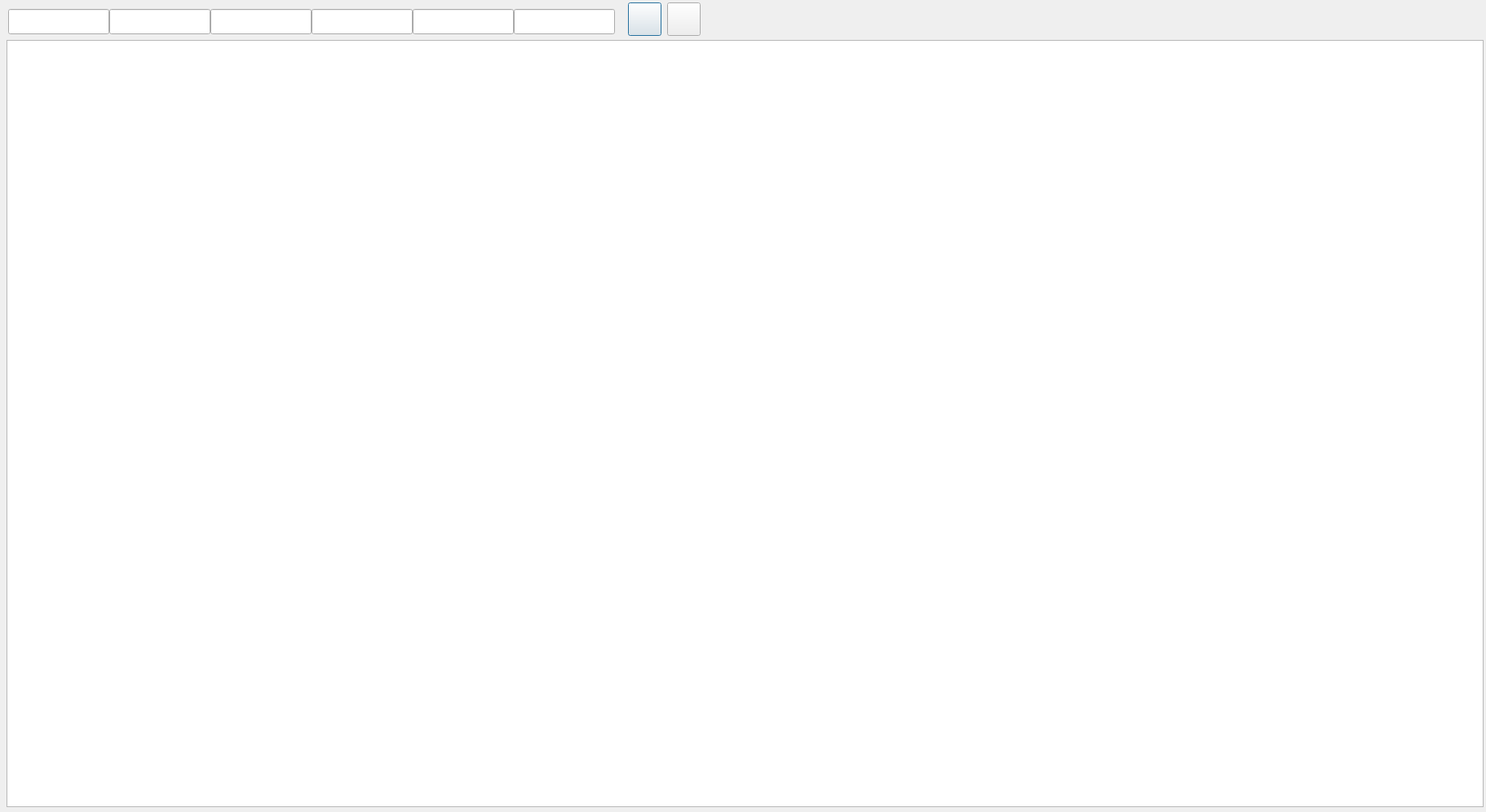
<?xml version="1.0" encoding="UTF-8"?>
<ui version="4.0">
 <class>rwDialog</class>
 <widget class="QDialog" name="rwDialog">
  <property name="geometry">
   <rect>
    <x>0</x>
    <y>0</y>
    <width>1822</width>
    <height>996</height>
   </rect>
  </property>
  <property name="windowTitle">
   <string>Rozchód wewnętrzny</string>
  </property>
  <widget class="QTableView" name="tableView">
   <property name="geometry">
    <rect>
     <x>8</x>
     <y>49</y>
     <width>1811</width>
     <height>941</height>
    </rect>
   </property>
   <property name="font">
    <font>
     <pointsize>10</pointsize>
    </font>
   </property>
   <property name="editTriggers">
    <set>QAbstractItemView::AnyKeyPressed|QAbstractItemView::DoubleClicked|QAbstractItemView::EditKeyPressed</set>
   </property>
   <property name="alternatingRowColors">
    <bool>true</bool>
   </property>
   <property name="selectionMode">
    <enum>QAbstractItemView::SingleSelection</enum>
   </property>
   <property name="selectionBehavior">
    <enum>QAbstractItemView::SelectRows</enum>
   </property>
   <property name="sortingEnabled">
    <bool>true</bool>
   </property>
   <attribute name="verticalHeaderVisible">
    <bool>false</bool>
   </attribute>
   <attribute name="verticalHeaderMinimumSectionSize">
    <number>23</number>
   </attribute>
  </widget>
  <widget class="QPushButton" name="pushButton">
   <property name="geometry">
    <rect>
     <x>818</x>
     <y>3</y>
     <width>41</width>
     <height>41</height>
    </rect>
   </property>
   <property name="sizePolicy">
    <sizepolicy hsizetype="Minimum" vsizetype="Minimum">
     <horstretch>0</horstretch>
     <verstretch>0</verstretch>
    </sizepolicy>
   </property>
   <property name="minimumSize">
    <size>
     <width>41</width>
     <height>41</height>
    </size>
   </property>
   <property name="text">
    <string/>
   </property>
   <property name="icon">
    <iconset resource="zasoby.qrc">
     <normaloff>:/zasoby/reset.png</normaloff>:/zasoby/reset.png</iconset>
   </property>
   <property name="iconSize">
    <size>
     <width>26</width>
     <height>26</height>
    </size>
   </property>
  </widget>
  <widget class="QPushButton" name="pushButtonSzukaj">
   <property name="geometry">
    <rect>
     <x>770</x>
     <y>3</y>
     <width>41</width>
     <height>41</height>
    </rect>
   </property>
   <property name="sizePolicy">
    <sizepolicy hsizetype="Minimum" vsizetype="Minimum">
     <horstretch>0</horstretch>
     <verstretch>0</verstretch>
    </sizepolicy>
   </property>
   <property name="minimumSize">
    <size>
     <width>41</width>
     <height>41</height>
    </size>
   </property>
   <property name="text">
    <string/>
   </property>
   <property name="icon">
    <iconset resource="zasoby.qrc">
     <normaloff>:/zasoby/find.png</normaloff>:/zasoby/find.png</iconset>
   </property>
   <property name="iconSize">
    <size>
     <width>26</width>
     <height>26</height>
    </size>
   </property>
   <property name="autoDefault">
    <bool>true</bool>
   </property>
   <property name="default">
    <bool>true</bool>
   </property>
  </widget>
  <widget class="QWidget" name="layoutWidget">
   <property name="geometry">
    <rect>
     <x>10</x>
     <y>10</y>
     <width>752</width>
     <height>33</height>
    </rect>
   </property>
   <layout class="QHBoxLayout" name="horizontalLayout">
    <property name="spacing">
     <number>0</number>
    </property>
    <item>
     <widget class="QLineEdit" name="lineEditwz">
      <property name="sizePolicy">
       <sizepolicy hsizetype="Fixed" vsizetype="Fixed">
        <horstretch>0</horstretch>
        <verstretch>0</verstretch>
       </sizepolicy>
      </property>
      <property name="minimumSize">
       <size>
        <width>124</width>
        <height>31</height>
       </size>
      </property>
     </widget>
    </item>
    <item>
     <widget class="QLineEdit" name="lineEditsp">
      <property name="sizePolicy">
       <sizepolicy hsizetype="Fixed" vsizetype="Fixed">
        <horstretch>0</horstretch>
        <verstretch>0</verstretch>
       </sizepolicy>
      </property>
      <property name="minimumSize">
       <size>
        <width>124</width>
        <height>31</height>
       </size>
      </property>
     </widget>
    </item>
    <item>
     <widget class="QLineEdit" name="lineEditkol">
      <property name="sizePolicy">
       <sizepolicy hsizetype="Fixed" vsizetype="Fixed">
        <horstretch>0</horstretch>
        <verstretch>0</verstretch>
       </sizepolicy>
      </property>
      <property name="minimumSize">
       <size>
        <width>124</width>
        <height>31</height>
       </size>
      </property>
     </widget>
    </item>
    <item>
     <widget class="QLineEdit" name="lineEditoc">
      <property name="sizePolicy">
       <sizepolicy hsizetype="Fixed" vsizetype="Fixed">
        <horstretch>0</horstretch>
        <verstretch>0</verstretch>
       </sizepolicy>
      </property>
      <property name="minimumSize">
       <size>
        <width>124</width>
        <height>31</height>
       </size>
      </property>
     </widget>
    </item>
    <item>
     <widget class="QLineEdit" name="lineEditma">
      <property name="sizePolicy">
       <sizepolicy hsizetype="Fixed" vsizetype="Fixed">
        <horstretch>0</horstretch>
        <verstretch>0</verstretch>
       </sizepolicy>
      </property>
      <property name="minimumSize">
       <size>
        <width>124</width>
        <height>31</height>
       </size>
      </property>
     </widget>
    </item>
    <item>
     <widget class="QLineEdit" name="lineEditwkl">
      <property name="sizePolicy">
       <sizepolicy hsizetype="Fixed" vsizetype="Fixed">
        <horstretch>0</horstretch>
        <verstretch>0</verstretch>
       </sizepolicy>
      </property>
      <property name="minimumSize">
       <size>
        <width>124</width>
        <height>31</height>
       </size>
      </property>
     </widget>
    </item>
    <item>
     <spacer name="horizontalSpacer">
      <property name="orientation">
       <enum>Qt::Horizontal</enum>
      </property>
      <property name="sizeType">
       <enum>QSizePolicy::Minimum</enum>
      </property>
      <property name="sizeHint" stdset="0">
       <size>
        <width>6</width>
        <height>20</height>
       </size>
      </property>
     </spacer>
    </item>
   </layout>
  </widget>
 </widget>
 <resources>
  <include location="zasoby.qrc"/>
 </resources>
 <connections/>
</ui>
